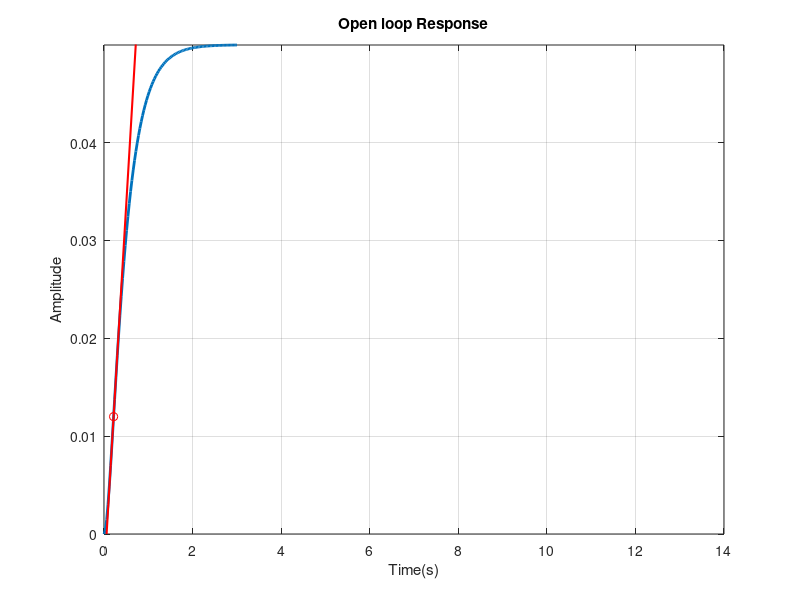

The MATLAB script that drew this image: (Note: this script raises an error after producing the figure.)
%Zeigler Nicholas Optimized Closed Loop Response
close all; clear all; clc;

% define pant transfer function
s = tf('s');
% 2nd order system
sys = 1/(s^2 + 10*s + 20);

% Obtain step response of the system
[y,t] = step(sys);
plot(t,y,'LineWidth',2); grid on; xlabel('Time(s)'); ylabel('Amplitude');
title('Open loop Response');

%% Obtain Inflection point and Draw Tangent
yp = diff(y);
ypp = diff(y,2);
% Find the root using FZERO
t_infl = fzero(@(T) interp1(t(2:end-1),ypp,T,'linear','extrap'),0);
y_infl = interp1(t,y,t_infl,'linear');
hold on;
plot(t_infl,y_infl,'ro');

% Draw Tangent at inflection point
h = mean(diff(t));
dy = gradient(y, h);
[~,idx] = max(dy);
b = [t([idx-1,idx+1]) ones(2,1)] \ y([idx-1,idx+1]);            % Regression Line Around Maximum Derivative
tv = [-b(2)/b(1); (1-b(2))/b(1)];                               % Independent Variable Range For Tangent Line Plot
f = [tv ones(2,1)] * b;                                         % Calculate Tangent Line

plot(tv, f, '-r','LineWidth',1.5)
ylim([0 max(y)]);

%% finding T and L
L = tv(1);
T = tv(2) - tv(1);

% PID parameters
a = L/T;
Kp = 1.2/a
Ti = 2*L;
Td = L/2;
Ki=Kp/Ti
Kd=Kp*Td

% cont = Kp(1 + 1/(s*Ti) + s*Td);
cont = Kp + Kp/(s*Ti) + Kp*Td*s;

cl_sys = feedback(cont*sys,1);
t = [0:0.01:3];
[yc,tc] = step(cl_sys,t);
stepinfo(cl_sys)
figure;
plot(tc,yc,'LineWidth',2); xlabel('Time(s)'); ylabel('Amplitude');
title('Zeigler Nicholas Optimized Closed Loop Response');
grid on;
